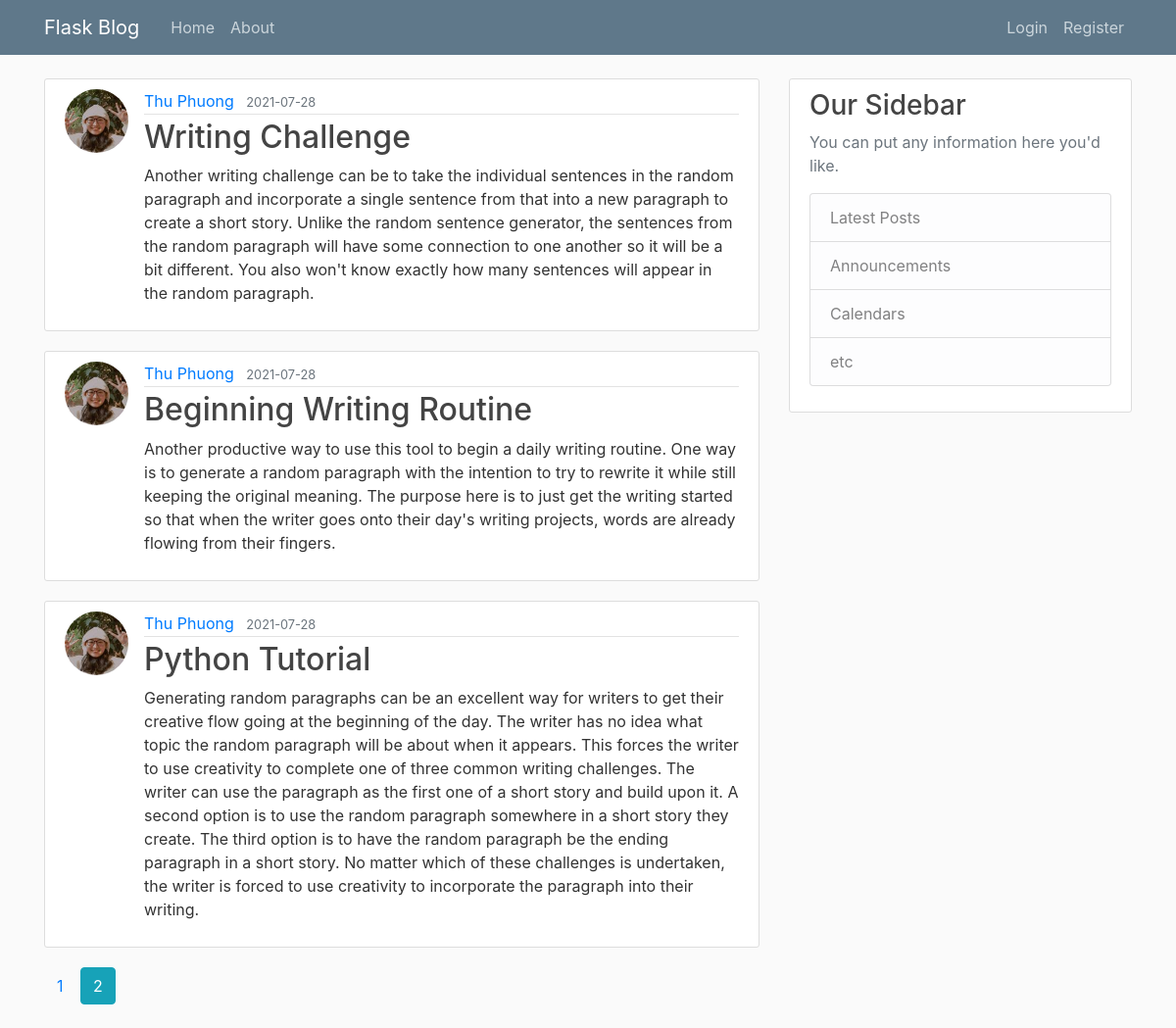
The page /home?page=2 on the database its author committed.
### flaskblog/models.py (models this page shows, shortened)
class Post(db.Model):
    id = db.Column(db.Integer, primary_key=True)
    title = db.Column(db.String(100), nullable=False)
    date_posted = db.Column(db.DateTime, nullable=False, default=datetime.utcnow)
    content = db.Column(db.Text, nullable=False)
    user_id = db.Column(db.Integer, db.ForeignKey('user.id'), nullable=False)

class User(db.Model, UserMixin):
    id = db.Column(db.Integer, primary_key=True)
    username = db.Column(db.String(20), unique=True, nullable=False)
    email = db.Column(db.String(120), unique=True, nullable=False)
    image_file = db.Column(db.String(20),nullable=False, default='default.jpg')
    password = db.Column(db.String(60), nullable=False)
    posts = db.relationship('Post', backref='author', lazy=True)

### flaskblog/routes.py (the view)
@app.route("/")
@app.route("/home")
def home():
    page = request.args.get('page', 1, type=int)
    posts = Post.query.order_by(Post.date_posted.desc()).paginate(page=page, per_page=5) #pagination to show some pages in one
    return render_template('home.html', posts=posts)

### flaskblog/templates/home.html
{% extends "layout.html" %}
{% block content %}
    {% for post in posts.items %}
        <article class="media content-section">
            <img class="rounded-circle article-img", src="{{ url_for('static', filename='profile_pics/' + post.author.image_file) }}">
            <div class="media-body">
            <div class="article-metadata">
                <a class="mr-2" href="#">{{ post.author.username }}</a>
                <small class="text-muted">{{ post.date_posted.strftime('%Y-%m-%d') }}</small>
            </div>
            <h2><a class="article-title" href="{{ url_for('post', post_id=post.id) }}">{{ post.title }}</a></h2>
            <p class="article-content">{{ post.content }}</p>
            </div>
        </article>
    {% endfor %}
    {% for page_num in posts.iter_pages(left_edge=1, right_edge=1, left_current=1, right_current=2) %}
        {% if page_num %}
            {% if posts.page==page_num %}
                <a class="btn btn-info mb-4 " href="{{ url_for('home', page=page_num) }}">{{ page_num }}</a>
            {% else %}
                <a class="btn btn-outine-info mb-4 " href="{{ url_for('home', page=page_num) }}">{{ page_num }}</a>
            {% endif %}
        {% else %}
            ...
        {% endif%}
    {% endfor %}
{% endblock content %}

### flaskblog/static/main.css (style rules this page uses)
body { background: #fafafa; color: #333333; margin-top: 5rem; }
h1, h2, h3, h4, h5, h6 { color: #444444; }
.content-section { background: #ffffff; padding: 10px 20px; border: 1px solid #dddddd; border-radius: 3px; margin-bottom: 20px; }
.article-title { color: #444444; }
.article-content { white-space: pre-line; }
.article-img { height: 65px; width: 65px; margin-right: 16px; }
.article-metadata { padding-bottom: 1px; margin-bottom: 4px; border-bottom: 1px solid #e3e3e3 }

### rows shown on the page
Post: image_file (picture), author.username "Thu Phuong", date_posted "2021-07-28", title "Writing Challenge", content "Another writing challenge can be to take the individual sentences in the random paragraph and incorporate a single sentence from that into a new paragraph to create a short story. Unlike the random sentence generator, the sentences from the random paragraph will have some connection to one another so it will be a bit different. You also won't know exactly how many sentences will appear in the random paragraph."
Post: image_file (picture), author.username "Thu Phuong", date_posted "2021-07-28", title "Beginning Writing Routine", content "Another productive way to use this tool to begin a daily writing routine. One way is to generate a random paragraph with the intention to try to rewrite it while still keeping the original meaning. The purpose here is to just get the writing started so that when the writer goes onto their day's writing projects, words are already flowing from their fingers."
Post: image_file (picture), author.username "Thu Phuong", date_posted "2021-07-28", title "Python Tutorial", content "Generating random paragraphs can be an excellent way for writers to get their creative flow going at the beginning of the day. The writer has no idea what topic the random paragraph will be about when it appears. This forces the writer to use creativity to complete one of three common writing challenges. The writer can use the paragraph as the first one of a short story and build upon it. A second option is to use the random paragraph somewhere in a short story they create. The third option is to have the random paragraph be the ending paragraph in a short story. No matter which of these challenges is undertaken, the writer is forced to use creativity to incorporate the paragraph into their…"

### other values the page prints
{{ page_num }} "1"
{{ page_num }} "2"
